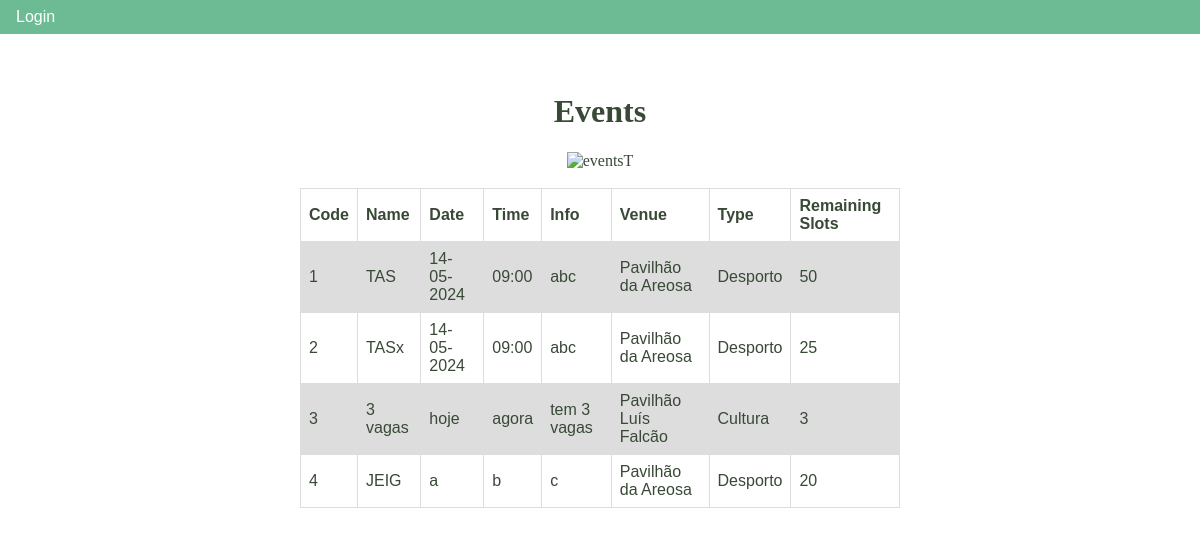
Page /eventsT on the earlier database version.
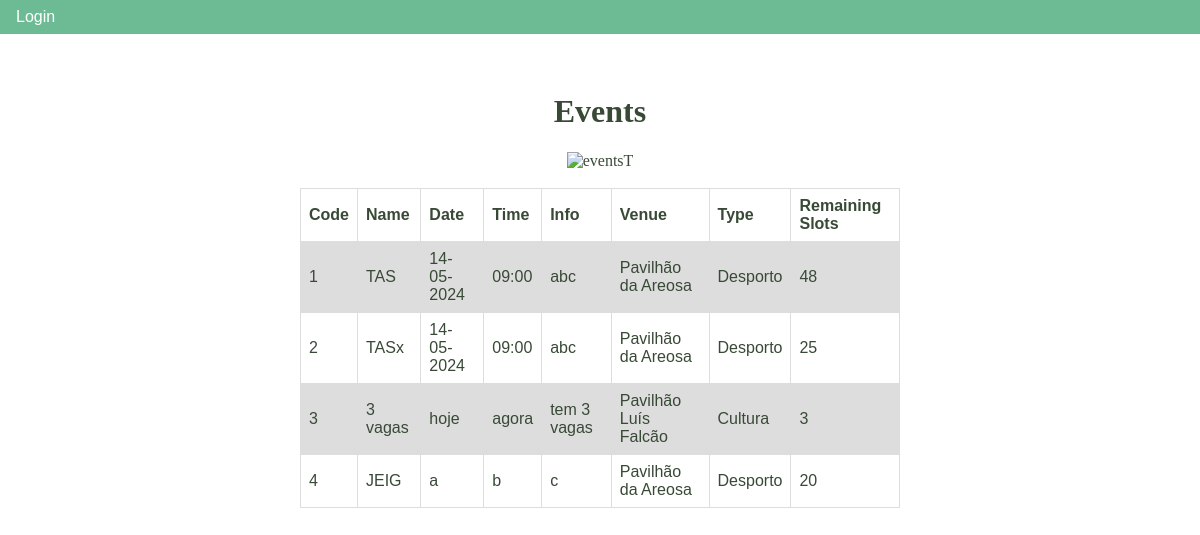
Same page on the later database version.
### tables this page shows
CREATE TABLE "Event" (
	"code"	TEXT,
	"name"	TEXT,
	"date"	TEXT,
	"time"	TEXT,
	"info"	TEXT,
	"slots"	INTEGER,
	"venue_code"	TEXT,
	"type_code"	TEXT,
	"used_slots"	INTEGER,
	PRIMARY KEY("code")
);

### app.py (the view)
@app.route("/eventsT", methods=["post","get"])
def eventsT():
    submenu = request.args.get("subm")
    Event.read(filename)
    return render_template("eventsT.html",objlst=Event.obj,
                           ulogin=session.get("user"),submenu=submenu)

### classes/event.py (called while the page is built)
    @property
    def code(self):
        return self._code

    @property
    def name(self):
        return self._name

    @property
    def date(self):
        return self._date

    @property
    def time(self):
        return self._time

    @property
    def info(self):
        return self._info

    @property
    def venue_code(self):
        return self._venue_code

    @property
    def venue_name(self):
        return Venue.obj[self.venue_code].name

    @property
    def type_code(self):
        return self._type_code

    @property
    def type_name(self):
        return Type.obj[self.type_code].name

    @property
    def remaining_slots(self):
        return self._slots - self._used_slots

### classes/gclass.py (called while the page is built)
    @classmethod
    def from_string(cls, str_data):
        str_list = str_data.split(";")
        strarg = 'cls(str_list[0]'
        for i in range(1, len(str_list)):
            strarg += ',str_list[' + str(i) + ']'
        strarg += ')'
        return eval(strarg)

    @classmethod
    def read(cls, path = ''):
        cls.obj = dict()
        cls.lst = list()
        cls.path = path
        try:
            fh = open(path, 'r')
            fh.close()
            lista = cls.sqlexe("select * from " + cls.__name__)
            if lista != None:
                for r in lista:
                    objstr = f'{r[0]}'
                    for att in range(1,len(lista[0])):
                        objstr += f';{r[att]}'
                    cls.from_string(objstr)
        except FileNotFoundError:
            print(f"ERROR: {path} data file not found")
        except BaseException as err:
            print(f"Error in read method:\n{err}\n{type(err)}")
            sys.exit()

    @classmethod
    def sqlexe(cls, command):
        resul = None
        try:
            con = sqlite3.connect(cls.path)
            cur = con.cursor()
            con.row_factory = sqlite3.Row
            tname = cls.__name__
            cur = con.execute(f"SELECT name FROM sqlite_master WHERE type='table' AND name='{tname}'")
            table = cur.fetchone()
            if table is None or table[0] != tname:
                print(f"ERROR: table {tname} missing in database {cls.path}")
                sys.exit()
            cur = con.execute(command)
            resul = cur.fetchall()
            con.commit()
            con.close()
        except sqlite3.Error as er:
            print(f'sqlite error: {er}')
        return resul

### classes/type.py (called while the page is built)
    @property
    def name(self):
        return self._type_name

### templates/eventsT.html
{% extends 'base.html' %}
{% block title %}
    <link rel="stylesheet" href="{{ url_for('static', filename='css/main.css')}}">
{% endblock %}
{% block content %}
    <div class="dados">
        <br><br><br><br>
            <h1>Events</h1>
            <img src="/static/images/eventsT.jpg" alt="eventsT" width="300" height="200">
        <br><br>
        <table>
            <tr>
                <th>Code</th>
                <th>Name</th>
                <th>Date</th>
                <th>Time</th>
                <th>Info</th>
                <th>Venue</th>
                <th>Type</th>
                <th>Remaining Slots</th>
            </tr>
            {% for obj in objlst.values() %}
                    <tr>
                    <td>{{obj.code}}</td>
                    <td>{{obj.name}}</td>
                    <td>{{obj.date}}</td>
                    <td>{{obj.time}}</td>
                    <td>{{obj.info}}</td>
                    <td>{{obj.venue_name}}</td>
                    <td>{{obj.type_name}}</td>
                    <td>{{obj.remaining_slots}}</td>
                    </tr>
            {% endfor %}
        </table>
    </div>
{% endblock %}

### templates/base.html (shortened to what this page needs)
<!doctype html>
<html lang="en">
  <head>
    {% block title %}
    {% endblock %}
  </head>
    <body>
        <nav>
            <ul class="menu">
                {% if ulogin == None %}
                    <li><a class="button" href="/login">Login</a></li>
                {% endif %}
            </ul>
        </nav>
    {% block content %}
    {% endblock %}
  </body>
</html>

### static/css/main.css (style rules this page uses)
body { margin: 0; min-height: 300px; }
nav { width: 100%; float: left; }
.menu { margin: 0; padding: 8px; height: 100%; background-color: #6CBB95; }
.menu li { display: inline; }
.button { font-family: Arial; font-size: 1em; font-style: none; color: #ffffff; padding: 8px; text-decoration: none; }
.button:link { background-color: #6CBB95; color: #ffffff; }
.dados { font-family: Castellar ; color:#384936; font-style: none; text-align: center; justify-content: center; font-size: 1em; text-decoration: none; }
table { font-family: arial, sans-serif; border-collapse: collapse; width: 50%; margin-left: auto; margin-right: auto; }
td, th { border: 1px solid #dddddd; text-align: left; padding: 8px; }
tr:nth-child(even) { background-color: #dddddd; }
body { background-image: url(https://i.pinimg.com/564x/33/0c/09/330c0903a27fd02fcd3c53f8d56b6f2a.jpg) }

Differences in the rows shown:
changed Event "TAS": remaining_slots "50" → "48"
